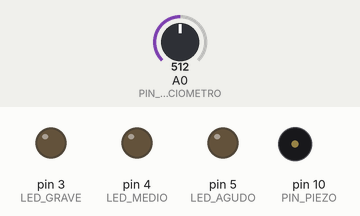
Bench run of a sketch on a simulated Arduino Nano, built with avr-gcc and run on an emulated ATmega328P. On the bench: output pins drawn as LEDs (lit = HIGH), buzzer (waves = sounding). Inputs (shaded band) come from the test bench; at power-on: A0 (PIN_POTENCIOMETRO) = 512.

Above: at 0.1 s.
At 0.58 s:
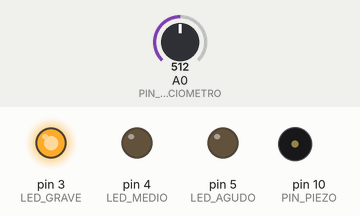
At 0.93 s:
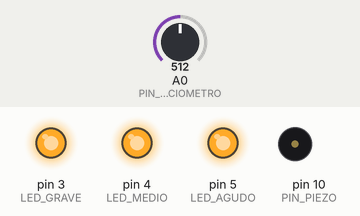
At 7.3 s:
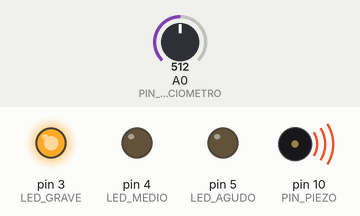
At 20.48 s:
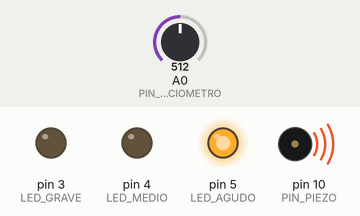
At 34.9 s:
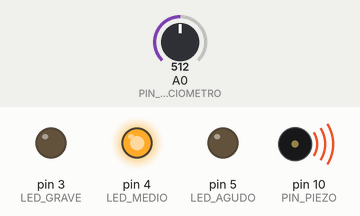
Timing chart, 0 to 40.0 s (numbered marks = the images above):
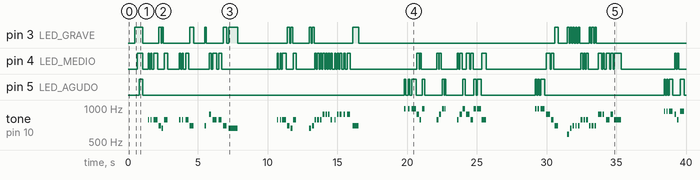

The sketch:

y_nos_dieron_las_diez_leds_potenciometro_nano.ino
```cpp
/*
  Y NOS DIERON LAS DIEZ - Joaquin Sabina
  Velocidad regulable con potenciómetro lineal de 10 kΩ
  Adaptación monofónica 8-bit para Arduino Nano
  Generada desde el MIDI proporcionado.

  Se utiliza exclusivamente la pista "Melodía".
  Se descartan piano, bajo, batería, vibráfono, acordeón
  y violines porque tone() solo reproduce una nota simultánea.

  CONEXIONES
  ------------------------------------------------------------
  Piezo pasivo:
    D10 -> resistencia de 100 a 220 ohm -> positivo
    GND -> negativo

  LED grave:
    D3 -> resistencia de 220 a 330 ohm -> ánodo
    cátodo -> GND

  LED medio:
    D4 -> resistencia de 220 a 330 ohm -> ánodo
    cátodo -> GND

  LED agudo:
    D5 -> resistencia de 220 a 330 ohm -> ánodo
    cátodo -> GND

  Potenciómetro lineal de 10 kΩ:
    extremo 1 -> GND
    terminal central (cursor) -> A0
    extremo 2 -> 5V

  Girar el cursor hacia 5V aumenta la velocidad.

  RANGOS VISUALES RELATIVOS A ESTA CANCIÓN
  ------------------------------------------------------------
  Grave: DO5 hasta FA#5
  Medio: SOL5 hasta LA5
  Agudo: LA#5 en adelante

  DATOS DEL MIDI
  ------------------------------------------------------------
  Tempo: 156 BPM
  Eventos melódicos: 573
  Duración de la melodía: 278.3 segundos

  La introducción instrumental del MIDI no se reproduce.
  La melodía comienza directamente al terminar la animación inicial.

  Se reproduce una vez al encender o presionar RESET.
*/

#include <Arduino.h>
#include <avr/pgmspace.h>

const uint8_t PIN_PIEZO = 10;
const uint8_t LED_GRAVE = 3;
const uint8_t LED_MEDIO = 4;
const uint8_t LED_AGUDO = 5;

const uint8_t PIN_POTENCIOMETRO = A0;

// Rango permitido por el potenciómetro.
// En la posición central se obtiene aproximadamente 100 %.
const uint16_t VELOCIDAD_MINIMA = 60;
const uint16_t VELOCIDAD_MAXIMA = 140;

// Límites expresados como números de nota MIDI.
const uint8_t LIMITE_MEDIO = 79;  // SOL5
const uint8_t LIMITE_AGUDO = 82;  // LA#5

struct Evento {
  uint8_t notaMidi;
  uint16_t duracionSonido;
  uint16_t duracionPausa;
};

#define E(nota, sonido, pausa) {nota, sonido, pausa}

const Evento CANCION[] PROGMEM = {
  E(79, 80, 106),
  E(79, 80, 122),
  E(79, 317, 61),
  E(77, 161, 35),
  E(76, 109, 80),
  E(79, 240, 850),
  E(79, 87, 109),
  E(79, 90, 166),
  E(79, 199, 67),
  E(77, 292, 788),
  E(77, 122, 199),
  E(81, 147, 109),
  E(79, 282, 160),
  E(79, 192, 129),
  E(77, 256, 138),
  E(76, 651, 2811),
  E(79, 87, 115),
  E(79, 103, 73),
  E(79, 285, 39),
  E(77, 186, 74),
  E(76, 141, 51),
  E(79, 208, 939),
  E(76, 122, 67),
  E(77, 154, 48),
  E(79, 99, 84),
  E(79, 119, 73),
  E(79, 109, 90),
  E(81, 119, 73),
  E(81, 109, 80),
  E(81, 122, 70),
  E(79, 109, 154),
  E(79, 87, 102),
  E(81, 112, 74),
  E(81, 131, 129),
  E(81, 128, 132),
  E(81, 231, 157),
  E(77, 433, 3282),
  E(83, 112, 144),
  E(83, 112, 144),
  E(83, 317, 68),
  E(81, 147, 42),
  E(79, 115, 81),
  E(83, 173, 856),
  E(79, 153, 33),
  E(81, 141, 51),
  E(83, 157, 35),
  E(83, 64, 840),
  E(79, 96, 87),
  E(81, 161, 35),
  E(83, 192, 68),
  E(81, 253, 71),
  E(79, 155, 34),
  E(83, 189, 61),
  E(83, 288, 39),
  E(79, 330, 3516),
  E(83, 112, 80),
  E(83, 96, 93),
  E(83, 301, 90),
  E(81, 314, 64),
  E(79, 186, 67),
  E(77, 253, 648),
  E(74, 122, 77),
  E(76, 115, 74),
  E(77, 96, 96),
  E(77, 83, 106),
  E(77, 96, 96),
  E(79, 112, 84),
  E(79, 125, 67),
  E(79, 122, 64),
  E(77, 131, 65),
  E(77, 128, 68),
  E(77, 125, 131),
  E(81, 253, 68),
  E(81, 112, 141),
  E(79, 256, 71),
  E(81, 196, 57),
  E(79, 510, 3061),
  E(82, 74, 118),
  E(82, 77, 115),
  E(82, 237, 128),
  E(81, 112, 71),
  E(79, 112, 112),
  E(82, 279, 695),
  E(81, 189, 138),
  E(79, 115, 138),
  E(82, 189, 67),
  E(82, 160, 920),
  E(82, 179, 90),
  E(84, 167, 134),
  E(84, 128, 157),
  E(84, 167, 86),
  E(82, 194, 43),
  E(81, 423, 3308),
  E(86, 157, 164),
  E(86, 109, 141),
  E(86, 253, 61),
  E(83, 154, 51),
  E(81, 122, 54),
  E(78, 324, 830),
  E(81, 128, 77),
  E(83, 112, 77),
  E(84, 103, 93),
  E(84, 83, 109),
  E(84, 99, 90),
  E(86, 109, 77),
  E(86, 135, 67),
  E(86, 125, 54),
  E(84, 135, 137),
  E(84, 85, 27),
  E(84, 138, 131),
  E(86, 189, 132),
  E(86, 112, 144),
  E(86, 186, 70),
  E(86, 199, 57),
  E(84, 153, 33),
  E(83, 452, 2885),
  E(79, 122, 131),
  E(79, 196, 67),
  E(79, 321, 64),
  E(77, 157, 35),
  E(76, 112, 80),
  E(79, 231, 859),
  E(79, 80, 109),
  E(79, 96, 157),
  E(79, 202, 64),
  E(77, 298, 792),
  E(77, 119, 198),
  E(81, 147, 106),
  E(79, 285, 39),
  E(79, 192, 129),
  E(77, 256, 122),
  E(76, 657, 2939),
  E(79, 96, 112),
  E(79, 103, 67),
  E(79, 285, 39),
  E(77, 157, 35),
  E(76, 151, 80),
  E(79, 202, 977),
  E(76, 119, 67),
  E(77, 154, 51),
  E(79, 103, 86),
  E(79, 122, 67),
  E(79, 99, 97),
  E(81, 115, 77),
  E(81, 96, 93),
  E(81, 119, 73),
  E(79, 99, 97),
  E(79, 189, 119),
  E(79, 221, 48),
  E(81, 151, 105),
  E(81, 138, 115),
  E(81, 192, 64),
  E(81, 256, 129),
  E(77, 439, 3029),
  E(83, 109, 80),
  E(83, 106, 83),
  E(83, 321, 70),
  E(81, 151, 38),
  E(79, 115, 77),
  E(83, 173, 596),
  E(79, 144, 39),
  E(81, 112, 90),
  E(83, 207, 46),
  E(83, 205, 949),
  E(79, 115, 145),
  E(83, 192, 68),
  E(81, 247, 131),
  E(79, 189, 67),
  E(83, 189, 71),
  E(83, 213, 47),
  E(79, 436, 3410),
  E(83, 109, 83),
  E(83, 99, 90),
  E(83, 301, 80),
  E(81, 157, 35),
  E(79, 161, 35),
  E(77, 253, 901),
  E(74, 112, 77),
  E(76, 115, 74),
  E(77, 103, 96),
  E(77, 80, 112),
  E(77, 103, 93),
  E(79, 109, 80),
  E(79, 125, 67),
  E(79, 128, 61),
  E(77, 128, 68),
  E(77, 125, 64),
  E(77, 213, 47),
  E(81, 256, 68),
  E(81, 112, 67),
  E(79, 253, 77),
  E(81, 253, 68),
  E(79, 513, 3058),
  E(82, 77, 115),
  E(82, 80, 119),
  E(82, 231, 138),
  E(81, 112, 61),
  E(79, 128, 96),
  E(82, 279, 686),
  E(81, 202, 128),
  E(79, 122, 141),
  E(82, 186, 67),
  E(82, 160, 917),
  E(82, 260, 70),
  E(86, 163, 90),
  E(84, 213, 47),
  E(84, 192, 68),
  E(82, 317, 64),
  E(81, 417, 3173),
  E(86, 154, 170),
  E(86, 109, 147),
  E(86, 253, 61),
  E(83, 151, 45),
  E(81, 128, 64),
  E(78, 311, 846),
  E(81, 115, 74),
  E(83, 119, 70),
  E(84, 103, 93),
  E(84, 87, 96),
  E(84, 109, 96),
  E(86, 109, 80),
  E(86, 131, 68),
  E(84, 125, 64),
  E(84, 128, 64),
  E(86, 125, 61),
  E(86, 128, 61),
  E(86, 155, 34),
  E(86, 205, 61),
  E(86, 189, 132),
  E(86, 253, 68),
  E(83, 449, 2878),
  E(84, 253, 148),
  E(84, 196, 173),
  E(84, 550, 75),
  E(83, 117, 37),
  E(81, 295, 99),
  E(84, 497, 70),
  E(83, 125, 67),
  E(81, 298, 83),
  E(84, 321, 70),
  E(84, 186, 785),
  E(84, 176, 45),
  E(86, 160, 68),
  E(86, 131, 93),
  E(86, 160, 119),
  E(88, 269, 112),
  E(84, 179, 170),
  E(81, 208, 199),
  E(79, 505, 69),
  E(77, 157, 35),
  E(76, 205, 164),
  E(79, 904, 1038),
  E(74, 141, 61),
  E(76, 112, 71),
  E(77, 160, 48),
  E(76, 106, 80),
  E(77, 163, 36),
  E(76, 103, 73),
  E(77, 168, 37),
  E(76, 112, 80),
  E(77, 157, 35),
  E(76, 99, 93),
  E(77, 109, 147),
  E(76, 189, 64),
  E(77, 192, 58),
  E(76, 192, 68),
  E(74, 196, 70),
  E(72, 458, 16975),
  E(79, 125, 122),
  E(79, 199, 61),
  E(79, 324, 64),
  E(77, 163, 36),
  E(76, 109, 80),
  E(79, 240, 914),
  E(79, 80, 109),
  E(79, 90, 112),
  E(79, 311, 833),
  E(77, 122, 74),
  E(77, 119, 202),
  E(81, 144, 109),
  E(79, 282, 39),
  E(79, 189, 132),
  E(77, 256, 132),
  E(76, 647, 2946),
  E(79, 93, 109),
  E(79, 103, 73),
  E(79, 282, 39),
  E(77, 157, 35),
  E(76, 151, 86),
  E(79, 192, 987),
  E(76, 119, 64),
  E(77, 154, 45),
  E(79, 106, 86),
  E(79, 112, 80),
  E(79, 99, 90),
  E(81, 119, 77),
  E(81, 106, 86),
  E(81, 115, 81),
  E(79, 103, 89),
  E(79, 183, 125),
  E(79, 221, 48),
  E(81, 144, 109),
  E(81, 135, 125),
  E(81, 186, 70),
  E(81, 250, 128),
  E(77, 439, 3026),
  E(83, 112, 84),
  E(83, 109, 80),
  E(83, 321, 60),
  E(81, 151, 38),
  E(79, 119, 77),
  E(83, 176, 850),
  E(83, 141, 55),
  E(81, 112, 87),
  E(83, 256, 632),
  E(79, 109, 147),
  E(79, 103, 153),
  E(83, 192, 68),
  E(81, 256, 132),
  E(79, 189, 64),
  E(83, 192, 64),
  E(83, 210, 46),
  E(79, 446, 3403),
  E(83, 103, 89),
  E(83, 96, 90),
  E(83, 301, 90),
  E(81, 186, 199),
  E(79, 186, 61),
  E(77, 381, 523),
  E(74, 119, 73),
  E(76, 119, 77),
  E(77, 106, 83),
  E(77, 80, 112),
  E(77, 103, 83),
  E(79, 112, 84),
  E(79, 125, 67),
  E(79, 128, 64),
  E(77, 128, 68),
  E(77, 122, 70),
  E(77, 125, 131),
  E(81, 253, 68),
  E(81, 115, 141),
  E(79, 256, 65),
  E(81, 202, 51),
  E(79, 513, 2952),
  E(82, 213, 47),
  E(82, 154, 99),
  E(82, 339, 46),
  E(81, 510, 131),
  E(79, 189, 67),
  E(82, 192, 68),
  E(81, 122, 67),
  E(79, 125, 61),
  E(82, 189, 64),
  E(82, 327, 1151),
  E(82, 189, 77),
  E(86, 167, 134),
  E(84, 128, 164),
  E(84, 163, 87),
  E(82, 194, 43),
  E(81, 420, 3423),
  E(86, 157, 51),
  E(86, 106, 80),
  E(86, 244, 131),
  E(83, 157, 39),
  E(81, 131, 58),
  E(78, 321, 833),
  E(81, 125, 74),
  E(83, 115, 84),
  E(84, 96, 96),
  E(84, 83, 106),
  E(84, 99, 93),
  E(86, 109, 74),
  E(86, 135, 67),
  E(86, 125, 54),
  E(84, 135, 137),
  E(84, 85, 27),
  E(84, 138, 131),
  E(86, 192, 125),
  E(86, 115, 141),
  E(86, 189, 71),
  E(86, 250, 74),
  E(83, 567, 2632),
  E(79, 250, 131),
  E(79, 317, 74),
  E(79, 321, 64),
  E(77, 161, 35),
  E(76, 109, 83),
  E(79, 237, 850),
  E(79, 83, 106),
  E(79, 96, 160),
  E(79, 196, 73),
  E(77, 295, 968),
  E(77, 96, 106),
  E(77, 87, 99),
  E(77, 135, 64),
  E(76, 99, 97),
  E(77, 176, 77),
  E(76, 205, 3769),
  E(79, 96, 106),
  E(79, 103, 73),
  E(79, 285, 39),
  E(77, 157, 35),
  E(76, 147, 84),
  E(79, 202, 977),
  E(76, 115, 81),
  E(77, 112, 74),
  E(79, 103, 99),
  E(79, 80, 106),
  E(79, 96, 96),
  E(79, 112, 84),
  E(81, 119, 73),
  E(81, 125, 64),
  E(79, 128, 68),
  E(79, 256, 129),
  E(79, 122, 70),
  E(79, 256, 58),
  E(81, 119, 73),
  E(81, 213, 47),
  E(81, 163, 36),
  E(81, 157, 35),
  E(77, 506, 2946),
  E(83, 115, 74),
  E(83, 112, 84),
  E(83, 321, 73),
  E(81, 154, 35),
  E(79, 112, 80),
  E(83, 176, 593),
  E(79, 147, 42),
  E(81, 109, 83),
  E(83, 210, 46),
  E(83, 212, 945),
  E(79, 109, 141),
  E(83, 192, 64),
  E(81, 256, 132),
  E(79, 192, 68),
  E(83, 189, 67),
  E(83, 213, 47),
  E(79, 442, 3398),
  E(83, 112, 84),
  E(83, 99, 97),
  E(83, 295, 80),
  E(81, 161, 35),
  E(79, 157, 35),
  E(77, 253, 901),
  E(74, 122, 70),
  E(76, 115, 77),
  E(77, 99, 97),
  E(77, 80, 112),
  E(77, 96, 100),
  E(79, 109, 77),
  E(79, 125, 71),
  E(79, 122, 61),
  E(77, 131, 71),
  E(77, 125, 61),
  E(77, 128, 132),
  E(77, 125, 135),
  E(81, 186, 61),
  E(79, 256, 74),
  E(81, 250, 67),
  E(79, 516, 3064),
  E(82, 71, 108),
  E(82, 83, 122),
  E(82, 234, 135),
  E(81, 112, 61),
  E(79, 122, 102),
  E(82, 276, 689),
  E(81, 128, 74),
  E(79, 128, 71),
  E(82, 154, 1372),
  E(82, 135, 73),
  E(82, 122, 57),
  E(86, 155, 34),
  E(84, 216, 47),
  E(84, 192, 129),
  E(82, 314, 67),
  E(81, 417, 3112),
  E(86, 154, 170),
  E(86, 109, 151),
  E(86, 244, 77),
  E(83, 144, 42),
  E(81, 128, 58),
  E(78, 321, 842),
  E(81, 119, 67),
  E(83, 119, 77),
  E(84, 103, 93),
  E(84, 80, 116),
  E(84, 96, 90),
  E(86, 115, 77),
  E(86, 125, 71),
  E(86, 125, 61),
  E(84, 125, 135),
  E(84, 97, 31),
  E(84, 128, 132),
  E(86, 192, 129),
  E(86, 112, 144),
  E(86, 192, 64),
  E(86, 256, 65),
  E(83, 577, 2619),
  E(84, 256, 141),
  E(84, 199, 173),
  E(84, 553, 75),
  E(83, 112, 35),
  E(81, 295, 96),
  E(84, 505, 69),
  E(83, 125, 67),
  E(81, 189, 199),
  E(84, 317, 68),
  E(84, 183, 788),
  E(84, 183, 41),
  E(86, 154, 67),
  E(86, 112, 122),
  E(86, 151, 112),
  E(88, 272, 122),
  E(84, 176, 173),
  E(81, 205, 202),
  E(79, 505, 69),
  E(77, 155, 34),
  E(76, 208, 161),
  E(79, 904, 1042),
  E(74, 144, 58),
  E(76, 112, 74),
  E(77, 151, 48),
  E(76, 106, 80),
  E(77, 163, 36),
  E(76, 99, 77),
  E(77, 167, 38),
  E(76, 112, 80),
  E(77, 161, 35),
  E(76, 96, 93),
  E(77, 112, 148),
  E(76, 189, 67),
  E(77, 189, 58),
  E(76, 192, 74),
  E(74, 189, 67),
  E(72, 458, 555),
  E(84, 256, 141),
  E(84, 205, 173),
  E(84, 545, 74),
  E(83, 117, 37),
  E(81, 298, 90),
  E(84, 510, 70),
  E(83, 125, 67),
  E(81, 189, 192),
  E(84, 317, 68),
  E(84, 192, 782),
  E(84, 176, 48),
  E(86, 151, 77),
  E(86, 112, 119),
  E(86, 154, 109),
  E(88, 276, 109),
  E(84, 183, 176),
  E(81, 205, 202),
  E(79, 499, 68),
  E(77, 153, 33),
  E(76, 212, 157),
  E(79, 910, 1042),
  E(74, 138, 64),
  E(76, 112, 77),
  E(77, 147, 42),
  E(76, 106, 90),
  E(77, 157, 35),
  E(76, 103, 83),
  E(77, 163, 39),
  E(76, 112, 80),
  E(77, 153, 33),
  E(76, 106, 83),
  E(77, 112, 154),
  E(76, 186, 70),
  E(77, 186, 70),
  E(76, 186, 70),
  E(74, 189, 64),
  E(72, 407, 55),
};

const uint16_t CANTIDAD_EVENTOS =
  sizeof(CANCION) / sizeof(CANCION[0]);

void apagarLeds() {
  digitalWrite(LED_GRAVE, LOW);
  digitalWrite(LED_MEDIO, LOW);
  digitalWrite(LED_AGUDO, LOW);
}

void encenderLedSegunNota(uint8_t notaMidi) {
  apagarLeds();

  if (notaMidi < LIMITE_MEDIO) {
    digitalWrite(LED_GRAVE, HIGH);
  }
  else if (notaMidi < LIMITE_AGUDO) {
    digitalWrite(LED_MEDIO, HIGH);
  }
  else {
    digitalWrite(LED_AGUDO, HIGH);
  }
}

uint16_t frecuenciaDesdeMidi(uint8_t notaMidi) {
  /*
    Frecuencias desde MIDI 72 hasta MIDI 88:
    DO5 hasta MI6.
  */
  static const uint16_t FRECUENCIAS[] PROGMEM = {
     523,  554,  587,  622,  659,  698,
     740,  784,  831,  880,  932,  988,
    1047, 1109, 1175, 1245, 1319
  };

  if (notaMidi < 72 || notaMidi > 88) {
    return 440;
  }

  return pgm_read_word(
    &FRECUENCIAS[notaMidi - 72]
  );
}

uint16_t leerVelocidadPorcentaje() {
  /*
    Promediamos varias lecturas para reducir pequeñas variaciones
    eléctricas que podrían hacer temblar el tempo.
  */
  uint32_t suma = 0;

  for (uint8_t i = 0; i < 8; i++) {
    suma += analogRead(PIN_POTENCIOMETRO);
  }

  const uint16_t lecturaPromedio = suma / 8;

  return map(
    lecturaPromedio,
    0,
    1023,
    VELOCIDAD_MINIMA,
    VELOCIDAD_MAXIMA
  );
}

uint16_t ajustarDuracion(
  uint16_t duracion,
  uint16_t velocidadPorcentaje
) {
  /*
    Más porcentaje implica menos tiempo por nota:
      100 % = velocidad original
      140 % = más rápido
       60 % = más lento
  */
  return (uint32_t)duracion * 100UL
       / velocidadPorcentaje;
}

void reproducirEvento(const Evento &evento) {
  const uint16_t frecuencia =
    frecuenciaDesdeMidi(evento.notaMidi);

  /*
    Se lee el potenciómetro al comienzo de cada nota.
    Esto permite modificar el tempo mientras suena la canción.
  */
  const uint16_t velocidadPorcentaje =
    leerVelocidadPorcentaje();

  const uint16_t sonido =
    ajustarDuracion(
      evento.duracionSonido,
      velocidadPorcentaje
    );

  const uint16_t pausa =
    ajustarDuracion(
      evento.duracionPausa,
      velocidadPorcentaje
    );

  encenderLedSegunNota(evento.notaMidi);
  tone(PIN_PIEZO, frecuencia);

  delay(sonido);

  noTone(PIN_PIEZO);
  apagarLeds();

  if (pausa > 0) {
    delay(pausa);
  }
}

void reproducirCancion() {
  for (uint16_t i = 0; i < CANTIDAD_EVENTOS; i++) {
    Evento evento;

    memcpy_P(
      &evento,
      &CANCION[i],
      sizeof(Evento)
    );

    reproducirEvento(evento);
  }

  noTone(PIN_PIEZO);
  apagarLeds();
}

void animacionInicial() {
  digitalWrite(LED_GRAVE, HIGH);
  delay(160);

  digitalWrite(LED_MEDIO, HIGH);
  delay(160);

  digitalWrite(LED_AGUDO, HIGH);
  delay(220);

  apagarLeds();
  delay(400);
}

void animacionFinal() {
  for (uint8_t i = 0; i < 3; i++) {
    digitalWrite(LED_GRAVE, HIGH);
    digitalWrite(LED_MEDIO, HIGH);
    digitalWrite(LED_AGUDO, HIGH);

    delay(160);

    apagarLeds();
    delay(160);
  }
}

void setup() {
  pinMode(PIN_PIEZO, OUTPUT);

  pinMode(LED_GRAVE, OUTPUT);
  pinMode(LED_MEDIO, OUTPUT);
  pinMode(LED_AGUDO, OUTPUT);
  pinMode(PIN_POTENCIOMETRO, INPUT);

  // Lectura inicial para estabilizar el conversor analógico.
  analogRead(PIN_POTENCIOMETRO);

  noTone(PIN_PIEZO);
  apagarLeds();

  delay(500);

  animacionInicial();
  reproducirCancion();
  animacionFinal();
}

void loop() {
  // Presionar RESET para volver a reproducir.
}
```

Measured:
- by itself, pin 5 (LED_AGUDO): LOW → HIGH at 0.82 s, → LOW 0.22 s later, → HIGH 18.8 s later, → LOW 0.11 s later, … (34 changes in this stretch)
- by itself, tone on pin 10 (PIN_PIEZO): plays 784 Hz for 0.08 s, 784 Hz for 0.08 s, 784 Hz for 0.32 s, 698 Hz for 0.16 s, 659 Hz for 0.11 s, 784 Hz for 0.24 s … (83 notes in this stretch)
